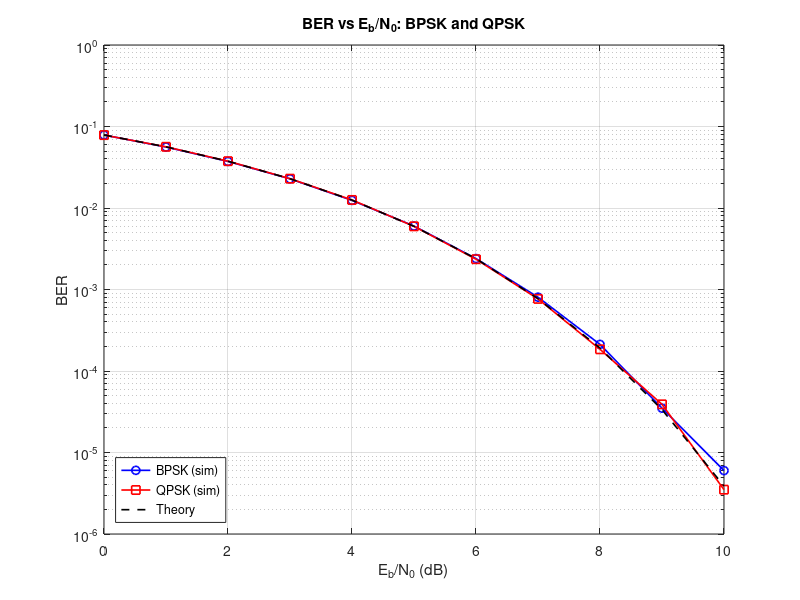
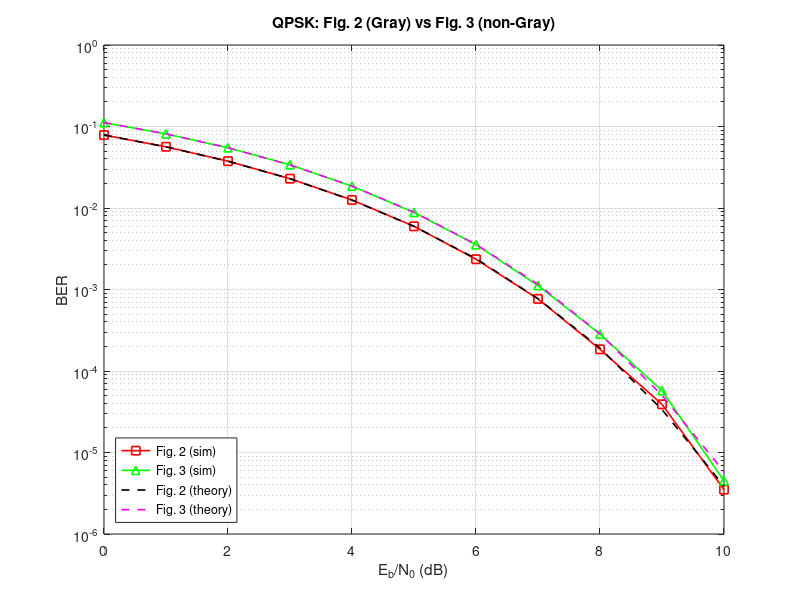

Recreate these plots in MATLAB, in order.
%% ===================== COMMON SETUP =====================
clear; clc; close all;

N_sym   = 2e6;                   % symbols per branch / per scheme
E_bit   = 1;
EbN0_dB = 0:1:10;
EbN0    = 10.^(EbN0_dB/10);
N0      = E_bit ./ EbN0;
sigma   = sqrt(N0/2);            % noise std per real dimension

Q = @(x) 0.5*erfc(x/sqrt(2));

%% ===================== PART 1: BPSK =====================
BER_bpsk = zeros(size(EbN0_dB));

bits_bpsk = randi([0 1], 1, N_sym);

for k = 1:length(EbN0_dB)
    % mapper
    s = (2*bits_bpsk - 1) * sqrt(E_bit);
    % channel
    r = s + sigma(k) * randn(size(s));
    % demapper
    bits_hat = (r > 0);
    % BER
    BER_bpsk(k) = sum(bits_hat ~= bits_bpsk) / N_sym;
end

%% ===================== PART 2: QPSK (Fig. 2, Gray) =====================
% Two independent BPSK branches: I and Q, each with its own bits and noise
BER_qpsk = zeros(size(EbN0_dB));

bits_I = randi([0 1], 1, N_sym);          % I-branch bits
bits_Q = randi([0 1], 1, N_sym);          % Q-branch bits

for k = 1:length(EbN0_dB)
    % ---- I branch ----
    sI   = (2*bits_I - 1) * sqrt(E_bit);              % mapper
    rI   = sI + sigma(k) * randn(size(sI));           % own noise
    hatI = (rI > 0);                                  % demapper

    % ---- Q branch ----
    sQ   = (2*bits_Q - 1) * sqrt(E_bit);              % mapper
    rQ   = sQ + sigma(k) * randn(size(sQ));           % own noise
    hatQ = (rQ > 0);                                  % demapper

    % BER over both bit streams (2*N_sym bits total)
    errs = sum(hatI ~= bits_I) + sum(hatQ ~= bits_Q);
    BER_qpsk(k) = errs / (2*N_sym);
end

%% ===================== PART 3: QPSK (Fig. 3, non-Gray) =====================
% Here the mapping itself couples the two bits, so the branches cannot be
% fully independent: I carries b1, Q carries (b1 XOR b2).
BER_qpsk_ng = zeros(size(EbN0_dB));

b1 = randi([0 1], 1, N_sym);
b2 = randi([0 1], 1, N_sym);

for k = 1:length(EbN0_dB)
    % mapper
    sI = (2*b1 - 1) * sqrt(E_bit);
    sQ = (2*xor(b1, b2) - 1) * sqrt(E_bit);

    % channel (independent noise on each dimension)
    rI = sI + sigma(k) * randn(size(sI));
    rQ = sQ + sigma(k) * randn(size(sQ));

    % demapper
    b1_hat = (rI > 0);
    x_hat  = (rQ > 0);                 % estimate of b1 XOR b2
    b2_hat = xor(b1_hat, x_hat);

    errs = sum(b1_hat ~= b1) + sum(b2_hat ~= b2);
    BER_qpsk_ng(k) = errs / (2*N_sym);
end

%% ===================== THEORY =====================
p = Q(sqrt(2*EbN0));
BER_bpsk_th    = p;
BER_qpsk_th    = p;
BER_qpsk_ng_th = (3*p - 2*p.^2) / 2;

%% ===================== PLOT 1: BPSK vs QPSK =====================
figure;
semilogy(EbN0_dB, BER_bpsk, 'bo-', 'LineWidth', 1.2); hold on;
semilogy(EbN0_dB, BER_qpsk, 'rs-', 'LineWidth', 1.2);
semilogy(EbN0_dB, BER_bpsk_th, 'k--', 'LineWidth', 1.2);
grid on; xlabel('E_b/N_0 (dB)'); ylabel('BER');
title('BER vs E_b/N_0: BPSK and QPSK');
legend('BPSK (sim)', 'QPSK (sim)', 'Theory', 'Location', 'southwest');
ylim([1e-6 1]);

%% ===================== PLOT 2: QPSK Fig. 2 vs Fig. 3 =====================
figure;
semilogy(EbN0_dB, BER_qpsk,    'rs-', 'LineWidth', 1.2); hold on;
semilogy(EbN0_dB, BER_qpsk_ng, 'g^-', 'LineWidth', 1.2);
semilogy(EbN0_dB, BER_qpsk_th,    'k--', 'LineWidth', 1.2);
semilogy(EbN0_dB, BER_qpsk_ng_th, 'm--', 'LineWidth', 1.2);
grid on; xlabel('E_b/N_0 (dB)'); ylabel('BER');
title('QPSK: Fig. 2 (Gray) vs Fig. 3 (non-Gray)');
legend('Fig. 2 (sim)', 'Fig. 3 (sim)', 'Fig. 2 (theory)', 'Fig. 3 (theory)', 'Location', 'southwest');
ylim([1e-6 1]);
